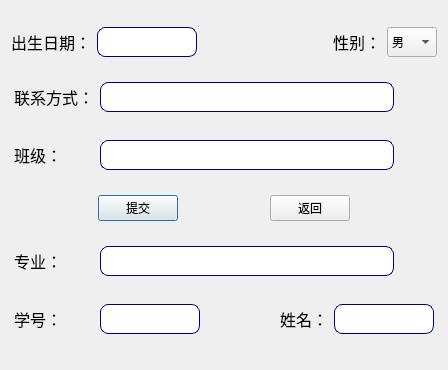
<?xml version="1.0" encoding="UTF-8"?>
<ui version="4.0">
 <class>ModifyStudentInfo</class>
 <widget class="QDialog" name="ModifyStudentInfo">
  <property name="geometry">
   <rect>
    <x>0</x>
    <y>0</y>
    <width>448</width>
    <height>370</height>
   </rect>
  </property>
  <property name="windowTitle">
   <string>Dialog</string>
  </property>
  <layout class="QVBoxLayout" name="verticalLayout">
   <item>
    <layout class="QHBoxLayout" name="horizontalLayout">
     <item>
      <widget class="QLabel" name="label_6">
       <property name="maximumSize">
        <size>
         <width>80</width>
         <height>30</height>
        </size>
       </property>
       <property name="font">
        <font>
         <family>Agency FB</family>
         <pointsize>12</pointsize>
        </font>
       </property>
       <property name="text">
        <string>出生日期：</string>
       </property>
       <property name="alignment">
        <set>Qt::AlignRight|Qt::AlignTrailing|Qt::AlignVCenter</set>
       </property>
      </widget>
     </item>
     <item>
      <widget class="QLineEdit" name="birthdayEdit">
       <property name="minimumSize">
        <size>
         <width>100</width>
         <height>20</height>
        </size>
       </property>
       <property name="maximumSize">
        <size>
         <width>100</width>
         <height>30</height>
        </size>
       </property>
       <property name="font">
        <font>
         <family>Arial</family>
        </font>
       </property>
       <property name="styleSheet">
        <string notr="true">border-radius:8px;
border-color: rgb(0, 0, 127);
border-width:1px;
border-style:solid;</string>
       </property>
      </widget>
     </item>
     <item>
      <spacer name="horizontalSpacer_9">
       <property name="orientation">
        <enum>Qt::Horizontal</enum>
       </property>
       <property name="sizeHint" stdset="0">
        <size>
         <width>40</width>
         <height>20</height>
        </size>
       </property>
      </spacer>
     </item>
     <item>
      <widget class="QLabel" name="label_7">
       <property name="maximumSize">
        <size>
         <width>80</width>
         <height>30</height>
        </size>
       </property>
       <property name="font">
        <font>
         <family>Agency FB</family>
         <pointsize>12</pointsize>
        </font>
       </property>
       <property name="text">
        <string>性别：</string>
       </property>
       <property name="alignment">
        <set>Qt::AlignRight|Qt::AlignTrailing|Qt::AlignVCenter</set>
       </property>
      </widget>
     </item>
     <item>
      <widget class="QComboBox" name="sexBox">
       <property name="minimumSize">
        <size>
         <width>50</width>
         <height>30</height>
        </size>
       </property>
       <property name="maximumSize">
        <size>
         <width>80</width>
         <height>30</height>
        </size>
       </property>
       <item>
        <property name="text">
         <string>男</string>
        </property>
       </item>
       <item>
        <property name="text">
         <string>女</string>
        </property>
       </item>
      </widget>
     </item>
    </layout>
   </item>
   <item>
    <layout class="QHBoxLayout" name="horizontalLayout_5">
     <property name="leftMargin">
      <number>3</number>
     </property>
     <property name="topMargin">
      <number>3</number>
     </property>
     <property name="rightMargin">
      <number>3</number>
     </property>
     <property name="bottomMargin">
      <number>3</number>
     </property>
     <item>
      <widget class="QLabel" name="phoneLabel">
       <property name="sizePolicy">
        <sizepolicy hsizetype="Minimum" vsizetype="Preferred">
         <horstretch>1</horstretch>
         <verstretch>1</verstretch>
        </sizepolicy>
       </property>
       <property name="minimumSize">
        <size>
         <width>80</width>
         <height>30</height>
        </size>
       </property>
       <property name="maximumSize">
        <size>
         <width>80</width>
         <height>30</height>
        </size>
       </property>
       <property name="font">
        <font>
         <family>Agency FB</family>
         <pointsize>12</pointsize>
        </font>
       </property>
       <property name="text">
        <string>联系方式：</string>
       </property>
      </widget>
     </item>
     <item>
      <widget class="QLineEdit" name="phoneEdit">
       <property name="sizePolicy">
        <sizepolicy hsizetype="Minimum" vsizetype="Preferred">
         <horstretch>1</horstretch>
         <verstretch>1</verstretch>
        </sizepolicy>
       </property>
       <property name="minimumSize">
        <size>
         <width>200</width>
         <height>20</height>
        </size>
       </property>
       <property name="maximumSize">
        <size>
         <width>300</width>
         <height>30</height>
        </size>
       </property>
       <property name="font">
        <font>
         <family>Arial</family>
        </font>
       </property>
       <property name="styleSheet">
        <string notr="true">border-radius:8px;
border-color: rgb(0, 0, 127);
border-width:1px;
border-style:solid;</string>
       </property>
      </widget>
     </item>
     <item>
      <spacer name="horizontalSpacer_4">
       <property name="orientation">
        <enum>Qt::Horizontal</enum>
       </property>
       <property name="sizeHint" stdset="0">
        <size>
         <width>40</width>
         <height>20</height>
        </size>
       </property>
      </spacer>
     </item>
    </layout>
   </item>
   <item>
    <layout class="QHBoxLayout" name="horizontalLayout_3">
     <property name="leftMargin">
      <number>3</number>
     </property>
     <property name="topMargin">
      <number>3</number>
     </property>
     <property name="rightMargin">
      <number>3</number>
     </property>
     <property name="bottomMargin">
      <number>3</number>
     </property>
     <item>
      <widget class="QLabel" name="classLabel">
       <property name="sizePolicy">
        <sizepolicy hsizetype="Minimum" vsizetype="Preferred">
         <horstretch>1</horstretch>
         <verstretch>1</verstretch>
        </sizepolicy>
       </property>
       <property name="minimumSize">
        <size>
         <width>80</width>
         <height>30</height>
        </size>
       </property>
       <property name="maximumSize">
        <size>
         <width>80</width>
         <height>30</height>
        </size>
       </property>
       <property name="font">
        <font>
         <family>Agency FB</family>
         <pointsize>12</pointsize>
        </font>
       </property>
       <property name="text">
        <string>班级：</string>
       </property>
      </widget>
     </item>
     <item>
      <widget class="QLineEdit" name="classEdit">
       <property name="sizePolicy">
        <sizepolicy hsizetype="Minimum" vsizetype="Preferred">
         <horstretch>1</horstretch>
         <verstretch>1</verstretch>
        </sizepolicy>
       </property>
       <property name="minimumSize">
        <size>
         <width>200</width>
         <height>20</height>
        </size>
       </property>
       <property name="maximumSize">
        <size>
         <width>300</width>
         <height>30</height>
        </size>
       </property>
       <property name="font">
        <font>
         <family>Arial</family>
        </font>
       </property>
       <property name="styleSheet">
        <string notr="true">border-radius:8px;
border-color: rgb(0, 0, 127);
border-width:1px;
border-style:solid;</string>
       </property>
      </widget>
     </item>
     <item>
      <spacer name="horizontalSpacer_2">
       <property name="orientation">
        <enum>Qt::Horizontal</enum>
       </property>
       <property name="sizeHint" stdset="0">
        <size>
         <width>40</width>
         <height>20</height>
        </size>
       </property>
      </spacer>
     </item>
    </layout>
   </item>
   <item>
    <layout class="QHBoxLayout" name="horizontalLayout_6">
     <item>
      <spacer name="horizontalSpacer_6">
       <property name="orientation">
        <enum>Qt::Horizontal</enum>
       </property>
       <property name="sizeHint" stdset="0">
        <size>
         <width>40</width>
         <height>20</height>
        </size>
       </property>
      </spacer>
     </item>
     <item>
      <widget class="QPushButton" name="modifyBtn">
       <property name="text">
        <string>提交</string>
       </property>
      </widget>
     </item>
     <item>
      <spacer name="horizontalSpacer_5">
       <property name="orientation">
        <enum>Qt::Horizontal</enum>
       </property>
       <property name="sizeHint" stdset="0">
        <size>
         <width>40</width>
         <height>20</height>
        </size>
       </property>
      </spacer>
     </item>
     <item>
      <widget class="QPushButton" name="returnBtn">
       <property name="text">
        <string>返回</string>
       </property>
      </widget>
     </item>
     <item>
      <spacer name="horizontalSpacer_7">
       <property name="orientation">
        <enum>Qt::Horizontal</enum>
       </property>
       <property name="sizeHint" stdset="0">
        <size>
         <width>40</width>
         <height>20</height>
        </size>
       </property>
      </spacer>
     </item>
    </layout>
   </item>
   <item>
    <layout class="QHBoxLayout" name="horizontalLayout_4">
     <property name="leftMargin">
      <number>3</number>
     </property>
     <property name="topMargin">
      <number>3</number>
     </property>
     <property name="rightMargin">
      <number>3</number>
     </property>
     <property name="bottomMargin">
      <number>3</number>
     </property>
     <item>
      <widget class="QLabel" name="majorLabel">
       <property name="sizePolicy">
        <sizepolicy hsizetype="Minimum" vsizetype="Preferred">
         <horstretch>1</horstretch>
         <verstretch>1</verstretch>
        </sizepolicy>
       </property>
       <property name="minimumSize">
        <size>
         <width>80</width>
         <height>30</height>
        </size>
       </property>
       <property name="maximumSize">
        <size>
         <width>80</width>
         <height>30</height>
        </size>
       </property>
       <property name="font">
        <font>
         <family>Agency FB</family>
         <pointsize>12</pointsize>
        </font>
       </property>
       <property name="text">
        <string>专业：</string>
       </property>
      </widget>
     </item>
     <item>
      <widget class="QLineEdit" name="majorEdit">
       <property name="sizePolicy">
        <sizepolicy hsizetype="Minimum" vsizetype="Preferred">
         <horstretch>1</horstretch>
         <verstretch>1</verstretch>
        </sizepolicy>
       </property>
       <property name="minimumSize">
        <size>
         <width>200</width>
         <height>20</height>
        </size>
       </property>
       <property name="maximumSize">
        <size>
         <width>300</width>
         <height>30</height>
        </size>
       </property>
       <property name="font">
        <font>
         <family>Arial</family>
        </font>
       </property>
       <property name="autoFillBackground">
        <bool>false</bool>
       </property>
       <property name="styleSheet">
        <string notr="true">border-radius:8px;
border-color: rgb(0, 0, 127);
border-width:1px;
border-style:solid;</string>
       </property>
       <property name="text">
        <string/>
       </property>
       <property name="frame">
        <bool>true</bool>
       </property>
       <property name="echoMode">
        <enum>QLineEdit::Normal</enum>
       </property>
       <property name="readOnly">
        <bool>false</bool>
       </property>
      </widget>
     </item>
     <item>
      <spacer name="horizontalSpacer_3">
       <property name="orientation">
        <enum>Qt::Horizontal</enum>
       </property>
       <property name="sizeHint" stdset="0">
        <size>
         <width>40</width>
         <height>20</height>
        </size>
       </property>
      </spacer>
     </item>
    </layout>
   </item>
   <item>
    <layout class="QHBoxLayout" name="horizontalLayout_2">
     <property name="leftMargin">
      <number>3</number>
     </property>
     <property name="topMargin">
      <number>3</number>
     </property>
     <property name="rightMargin">
      <number>3</number>
     </property>
     <property name="bottomMargin">
      <number>3</number>
     </property>
     <item>
      <widget class="QLabel" name="userIDLabel">
       <property name="sizePolicy">
        <sizepolicy hsizetype="Minimum" vsizetype="Preferred">
         <horstretch>1</horstretch>
         <verstretch>1</verstretch>
        </sizepolicy>
       </property>
       <property name="minimumSize">
        <size>
         <width>80</width>
         <height>30</height>
        </size>
       </property>
       <property name="maximumSize">
        <size>
         <width>80</width>
         <height>30</height>
        </size>
       </property>
       <property name="font">
        <font>
         <family>Agency FB</family>
         <pointsize>12</pointsize>
        </font>
       </property>
       <property name="text">
        <string>学号：</string>
       </property>
      </widget>
     </item>
     <item>
      <widget class="QLineEdit" name="userIDEdit">
       <property name="sizePolicy">
        <sizepolicy hsizetype="Minimum" vsizetype="Preferred">
         <horstretch>1</horstretch>
         <verstretch>1</verstretch>
        </sizepolicy>
       </property>
       <property name="minimumSize">
        <size>
         <width>100</width>
         <height>20</height>
        </size>
       </property>
       <property name="maximumSize">
        <size>
         <width>100</width>
         <height>30</height>
        </size>
       </property>
       <property name="font">
        <font>
         <family>Arial</family>
        </font>
       </property>
       <property name="autoFillBackground">
        <bool>false</bool>
       </property>
       <property name="styleSheet">
        <string notr="true">border-radius:8px;
border-color: rgb(0, 0, 127);
border-width:1px;
border-style:solid;</string>
       </property>
       <property name="frame">
        <bool>true</bool>
       </property>
       <property name="echoMode">
        <enum>QLineEdit::Normal</enum>
       </property>
       <property name="readOnly">
        <bool>false</bool>
       </property>
      </widget>
     </item>
     <item>
      <spacer name="horizontalSpacer">
       <property name="orientation">
        <enum>Qt::Horizontal</enum>
       </property>
       <property name="sizeHint" stdset="0">
        <size>
         <width>40</width>
         <height>20</height>
        </size>
       </property>
      </spacer>
     </item>
     <item>
      <widget class="QLabel" name="label_2">
       <property name="minimumSize">
        <size>
         <width>80</width>
         <height>30</height>
        </size>
       </property>
       <property name="maximumSize">
        <size>
         <width>80</width>
         <height>30</height>
        </size>
       </property>
       <property name="font">
        <font>
         <family>Agency FB</family>
         <pointsize>12</pointsize>
        </font>
       </property>
       <property name="layoutDirection">
        <enum>Qt::LeftToRight</enum>
       </property>
       <property name="text">
        <string>姓名：</string>
       </property>
       <property name="alignment">
        <set>Qt::AlignRight|Qt::AlignTrailing|Qt::AlignVCenter</set>
       </property>
      </widget>
     </item>
     <item>
      <widget class="QLineEdit" name="nameEdit">
       <property name="minimumSize">
        <size>
         <width>100</width>
         <height>20</height>
        </size>
       </property>
       <property name="maximumSize">
        <size>
         <width>100</width>
         <height>30</height>
        </size>
       </property>
       <property name="font">
        <font>
         <family>Arial</family>
        </font>
       </property>
       <property name="styleSheet">
        <string notr="true">border-radius:8px;
border-color: rgb(0, 0, 127);
border-width:1px;
border-style:solid;</string>
       </property>
      </widget>
     </item>
    </layout>
   </item>
  </layout>
 </widget>
 <resources/>
 <connections/>
</ui>
